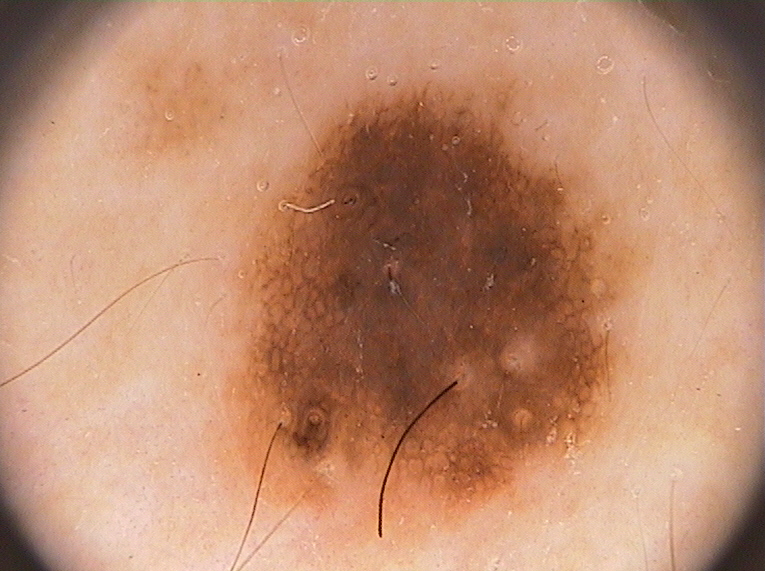
%> input picture Data/IMD002.bmp, 765 x 572 px
$ octave --eval "result = TaskHMI(imread('Data/IMD002.bmp'));"   (GNU Octave 9; MATLAB toolbox functions it lacks are replaced by stand-ins)
%> lines starting %> are read from the running program, lines starting %| are printed output that depends on the picture; in (x1, y1, x2, y2) boxes, pixels count from 0 and x2, y2 are one past the last pixel; in counts of white or black regions, pixels touching at a corner belong together; the program's own positions count from 1
function [Image_Pre, Image_Seg, Image_lbp, DataLBP, Class] = TaskHMI(I)

I_G = rgb2gray(I);
I_G = im2double(I_G);

Fft_I = fft2(log(I_G + 0.01));
Fil_I = Butterworth_HighPassFilter(I_G, 500, 3);
temp = Fft_I .* Fil_I;
h = real(ifft2(temp));
h = exp(h);
Img = ifftshow(h);
Ventana = [80 16 630 550];
Img1 = imcrop(I_G,Ventana);
Image_Pre = Img1;

[Img] = segment(Img);
I_R = I(:,:,1);
I_G = I(:,:,2);
I_B = I(:,:,3);
Img_seg = uint8(Img);
I_R = I_R .* Img_seg;
I_G = I_G .* Img_seg;
I_B = I_B .* Img_seg;
Img_seg = cat(3, I_R, I_G, I_B);
Image_Seg = Img_seg;


%++++++Algortimo LBP
grayImage=Image_Pre;
% Get the dimensions of the image.  numberOfColorBands should be = 1.
[rows columns numberOfColorBands] = size(grayImage);
% Preallocate/instantiate array for the local binary pattern.
localBinaryPatternImage1 = zeros(size(grayImage), 'uint8');
localBinaryPatternImage2 = zeros(size(grayImage), 'uint8');
localBinaryPatternImage3 = zeros(size(grayImage), 'uint8');
localBinaryPatternImage4 = zeros(size(grayImage), 'uint8');
localBinaryPatternImage5 = zeros(size(grayImage), 'uint8');
localBinaryPatternImage6 = zeros(size(grayImage), 'uint8');
localBinaryPatternImage7 = zeros(size(grayImage), 'uint8');
localBinaryPatternImage8 = zeros(size(grayImage), 'uint8');
tic;
for row = 2 : rows - 1
	for col = 2 : columns - 1
		centerPixel = grayImage(row, col);
		pixel7=grayImage(row-1, col-1) > centerPixel;
		pixel6=grayImage(row-1, col) > centerPixel;
		pixel5=grayImage(row-1, col+1) > centerPixel;
		pixel4=grayImage(row, col+1) > centerPixel;
		pixel3=grayImage(row+1, col+1) > centerPixel;
		pixel2=grayImage(row+1, col) > centerPixel;
		pixel1=grayImage(row+1, col-1) > centerPixel;
		pixel0=grayImage(row, col-1) > centerPixel;

		% Create LBP image with the starting, LSB pixel in the upper left.
		eightBitNumber = uint8(...
			pixel7 * 2^7 + pixel6 * 2^6 + ...
			pixel5 * 2^5 + pixel4 * 2^4 + ...
			pixel3 * 2^3 + pixel2 * 2^2 + ...
			pixel1 * 2 + pixel0);
		% Or you can use the built-in function bwpack(), which is somewhat simpler but a lot slower.
		% 		eightBitNumber = uint8(bwpack([pixel0; pixel1; pixel2; pixel3; pixel4; pixel5; pixel6; pixel7]));
		localBinaryPatternImage1(row, col) = eightBitNumber;

		% Create LBP image with the starting, LSB pixel in the upper middle.
		eightBitNumber = uint8(...
			pixel6 * 2^7 + pixel5 * 2^6 + ...
			pixel5 * 2^4 + pixel3 * 2^4 + ...
			pixel3 * 2^2 + pixel1 * 2^2 + ...
			pixel0 * 2 + pixel7);
		% Or you can use the built-in function bwpack(), which is somewhat simpler but a lot slower.
		% 		eightBitNumber = uint8(bwpack([pixel0; pixel1; pixel2; pixel3; pixel4; pixel5; pixel6; pixel7]));
		localBinaryPatternImage2(row, col) = eightBitNumber;

		% Create LBP image with the starting, LSB pixel in the upper right.
		eightBitNumber = uint8(...
			pixel5 * 2^7 + pixel4 * 2^6 + ...
			pixel3 * 2^5 + pixel2 * 2^4 + ...
			pixel1 * 2^3 + pixel0 * 2^2 + ...
			pixel7 * 2 + pixel6);
		% Or you can use the built-in function bwpack(), which is somewhat simpler but a lot slower.
		% 		eightBitNumber = uint8(bwpack([pixel0; pixel1; pixel2; pixel3; pixel4; pixel5; pixel6; pixel7]));
		localBinaryPatternImage3(row, col) = eightBitNumber;

		% Create LBP image with the starting, LSB pixel in the center right.
		eightBitNumber = uint8(...
			pixel4 * 2^7 + pixel3 * 2^6 + ...
			pixel2 * 2^5 + pixel1 * 2^4 + ...
			pixel0 * 2^3 + pixel7 * 2^2 + ...
			pixel6 * 2 + pixel5);
		% Or you can use the built-in function bwpack(), which is somewhat simpler but a lot slower.
		% 		eightBitNumber = uint8(bwpack([pixel0; pixel1; pixel2; pixel3; pixel4; pixel5; pixel6; pixel7]));
		localBinaryPatternImage4(row, col) = eightBitNumber;

		% Create LBP image with the starting, LSB pixel in the lower right.
		eightBitNumber = uint8(...
			pixel3 * 2^7 + pixel2 * 2^6 + ...
			pixel1 * 2^5 + pixel0 * 2^4 + ...
			pixel7 * 2^3 + pixel6 * 2^2 + ...
			pixel5 * 2 + pixel0);
		% Or you can use the built-in function bwpack(), which is somewhat simpler but a lot slower.
		% 		eightBitNumber = uint8(bwpack([pixel0; pixel1; pixel2; pixel3; pixel4; pixel5; pixel6; pixel7]));
		localBinaryPatternImage5(row, col) = eightBitNumber;

		% Create LBP image with the starting, LSB pixel in the lower center.
		eightBitNumber = uint8(...
			pixel2 * 2^7 + pixel1 * 2^6 + ...
			pixel0 * 2^5 + pixel7 * 2^4 + ...
			pixel6 * 2^3 + pixel5 * 2^2 + ...
			pixel4 * 2 + pixel3);
		% Or you can use the built-in function bwpack(), which is somewhat simpler but a lot slower.
		% 		eightBitNumber = uint8(bwpack([pixel0; pixel1; pixel2; pixel3; pixel4; pixel5; pixel6; pixel7]));
		localBinaryPatternImage6(row, col) = eightBitNumber;

		% Create LBP image with the starting, LSB pixel in the lower left.
		eightBitNumber = uint8(...
			pixel1 * 2^7 + pixel0 * 2^6 + ...
			pixel7 * 2^5 + pixel6 * 2^4 + ...
			pixel5 * 2^3 + pixel4 * 2^2 + ...
			pixel3 * 2 + pixel2);
		% Or you can use the built-in function bwpack(), which is somewhat simpler but a lot slower.
		% 		eightBitNumber = uint8(bwpack([pixel0; pixel1; pixel2; pixel3; pixel4; pixel5; pixel6; pixel7]));
		localBinaryPatternImage7(row, col) = eightBitNumber;

		% Create LBP image with the starting, LSB pixel in the center left.
		eightBitNumber = uint8(...
			pixel0 * 2^7 + pixel7 * 2^6 + ...
			pixel6 * 2^5 + pixel5 * 2^4 + ...
			pixel4 * 2^3 + pixel3 * 2^2 + ...
			pixel2 * 2 + pixel1);
		% Or you can use the built-in function bwpack(), which is somewhat simpler but a lot slower.
		% 		eightBitNumber = uint8(bwpack([pixel0; pixel1; pixel2; pixel3; pixel4; pixel5; pixel6; pixel7]));
		localBinaryPatternImage8(row, col) = eightBitNumber;

	end
end
toc;
% Outer layer of pixels will be zero because they didn't have 8 neighbors.
% So, to avoid a huge spike in the histogram at zero, replace the outer layer of pixels with the next closest layer.
localBinaryPatternImage1(1, :) = localBinaryPatternImage1(2, :);
localBinaryPatternImage1(end, :) = localBinaryPatternImage1(end-1, :);
localBinaryPatternImage1(:, 1) = localBinaryPatternImage1(:, 2);
localBinaryPatternImage1(:, end) = localBinaryPatternImage1(:, end-1);

%*****Devuelvo Valores LBP*******
Image_lbp = localBinaryPatternImage1;
DataLBP= extractLBPFeatures(Image_Pre,'NumNeighbors',8,'Radius',2);

%Clasificacion
B = readmatrix('D:\VIU\04_Asignaturas\21_Trabajo de Final\Programa\Modelo_MRL.xlsx');;
mtest1 = 1;
xtest1 = [ones(mtest1,1) DataLBP];
ztest1 = xtest1*B(:,1);
ztest2 = xtest1*B(:,2);
htt1 = exp(ztest1)./(1.0+exp(ztest1)+exp(ztest2));
htt2 = exp(ztest2)./(1.0+exp(ztest1)+exp(ztest2));
htt3 = 1.0./(1.0+exp(ztest1)+exp(ztest2));
Aux = 0;
if ((htt1 > htt2) &&(htt1 > htt3));
Aux = 1;
end
if ((htt2 > htt1) &&(htt2 > htt3));
Aux = 2;
end
if ((htt3 > htt1) &&(htt3 > htt2));
Aux= 3;
end
Class = Aux;

end

function [t] = otsu_impl(counts)
num_bins = numel(counts);
counts = double( counts(:) );
p = counts / sum(counts);
omega = cumsum(p);
mu = cumsum(p .* (1:num_bins)');
mu_t = mu(end);
sigma_b_squared = (mu_t * omega - mu).^2 ./ (omega .* (1 - omega));
maxval = max(sigma_b_squared);
isfinite_maxval = isfinite(maxval);
if isfinite_maxval
    idx = mean(find(sigma_b_squared == maxval));
    t = (idx - 1) / (num_bins - 1);
else
    t = 0.0;
end
end

function [level] = thresh_impl(I)
if ~isempty(I)
    I = im2uint8(I(:));
    num_bins = 256;
    counts = imhist(I,num_bins);
    level = otsu_impl(counts);
else
    level = 0.0;
end
end

function [out] = Butterworth_HighPassFilter(I, d, n)
h = size(I, 1);
w = size(I, 2);
[x, y] = meshgrid(-floor(w / 2):floor(w - 1) / 2, -floor(h / 2):floor(h - 1) / 2);
out = 1 ./ (1 + (d ./ (x .^ 2 + y .^ 2) .^ 0.5) .^ (2 * n));
end

function [I] = ifftshow(f)
fabs = abs(f);
fmax = max(fabs(:));
I = (fabs / fmax);
end

function [outImage] = segment(I)

[m, n] = size(I);
level = thresh_impl(I);
I_Bin = imbinarize(I,level);
K = medfilt2(I_Bin);
se = strel('disk', 4);
hairs = imbothat(K,se);
woHair = K;
for i = 1:m
    for j =  1:n
        if hairs(i, j) == 1
            woHair(i,j) = 1;
        end
    end
end
woHair = imerode(woHair, se);
woHair_Edge = edge(woHair,'Canny');
se90 = strel('line', 2, 90);
se0 = strel('line', 2, 0);
woHair_Edge_Dil = imdilate(woHair_Edge, [se90 se0]);
outImage = imfill(woHair_Edge_Dil, 'holes');
outImage = bwareafilt(outImage, 1);
end
%> in TaskHMI, `I_G = rgb2gray(I);`:
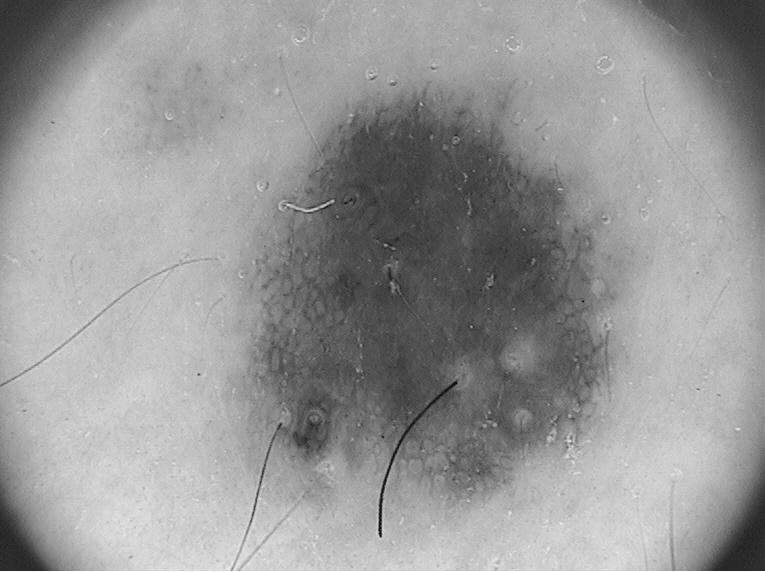
%> I_G: size 572x765 uint8; min 15, max 255, mean 151.5
%> in TaskHMI, `h = exp(h);`:
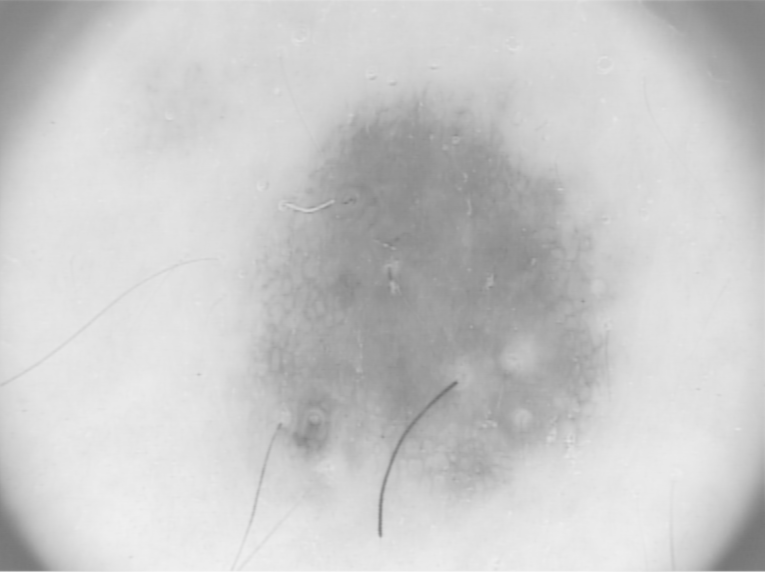
%> h: size 572x765 double; min 0.456, max 0.959, mean 0.795
%> in ifftshow, `fmax = max(fabs(:));`: fmax = 0.959
%> in TaskHMI, `Img1 = imcrop(I_G,Ventana);`:
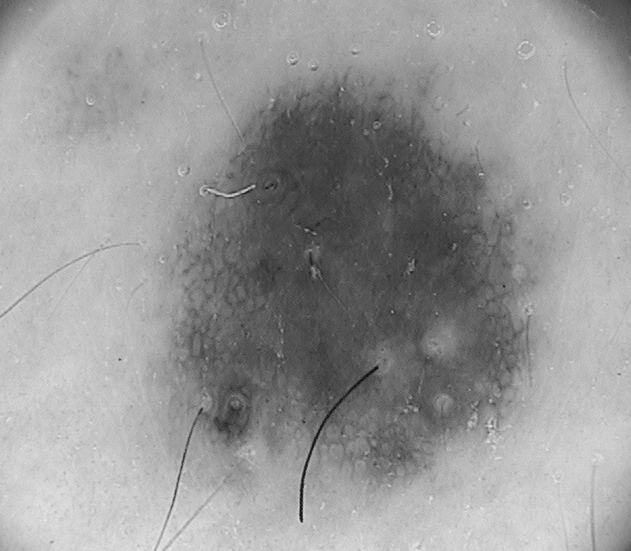
%> Img1: size 551x631 double; min 0.0588, max 0.922, mean 0.596
%> in thresh_impl, `counts = imhist(I,num_bins);`: counts = 256 values, max 13729 at index 236, min 0 at index 1, mean 1709.3
%> in otsu_impl, `p = counts / sum(counts);`: p = 256 values, max 0.0314 at index 236, min 0 at index 1, mean 0.00391
%> in otsu_impl, `omega = cumsum(p);`: omega = 256 values from 0 to 1
%> in otsu_impl, `mu = cumsum(p .* (1:num_bins)');`: mu = 256 values from 0 to 212.3
%> in otsu_impl, `mu_t = mu(end);`: mu_t = 212.3
%> in otsu_impl, `maxval = max(sigma_b_squared);`: maxval = 678.5
%> in otsu_impl, `isfinite_maxval = isfinite(maxval);`: isfinite_maxval = true
%> in otsu_impl, `idx = mean(find(sigma_b_squared == maxval));`: idx = 200
%> in otsu_impl, `t = (idx - 1) / (num_bins - 1);`: t = 0.78
%> in segment, `I_Bin = imbinarize(I,level);`:
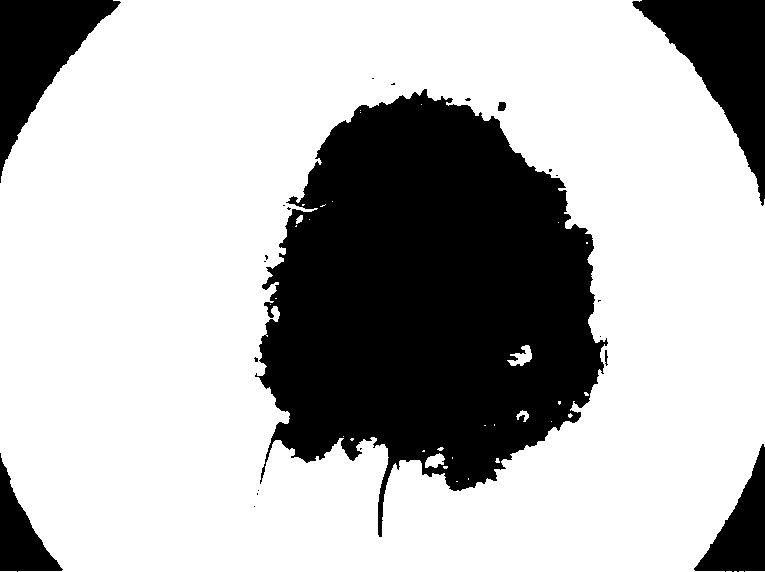
%> I_Bin: size 572x765 logical; 70.9% white; 23 black regions (16 under 20 px), largest, box (x1, y1, x2, y2) and area: (255, 89, 608, 537) 99354, (632, 0, 765, 206) 11193, (0, 0, 121, 183) 9175
%> in segment, `K = medfilt2(I_Bin);`: K: size 572x765 logical; 70.9% white; 16 black regions (8 under 20 px), largest, box (x1, y1, x2, y2) and area: (259, 89, 608, 537) 99358, (633, 0, 765, 205) 11213, (0, 0, 120, 183) 9178
%> in segment, `hairs = imbothat(K,se);`: hairs: size 572x765 logical; 0.31% white; 108 white regions (95 under 20 px), largest, box (x1, y1, x2, y2) and area: (378, 464, 393, 537) 349, (264, 302, 275, 319) 88, (288, 197, 306, 209) 86
%> after the loop in segment, `for i = 1:m`:
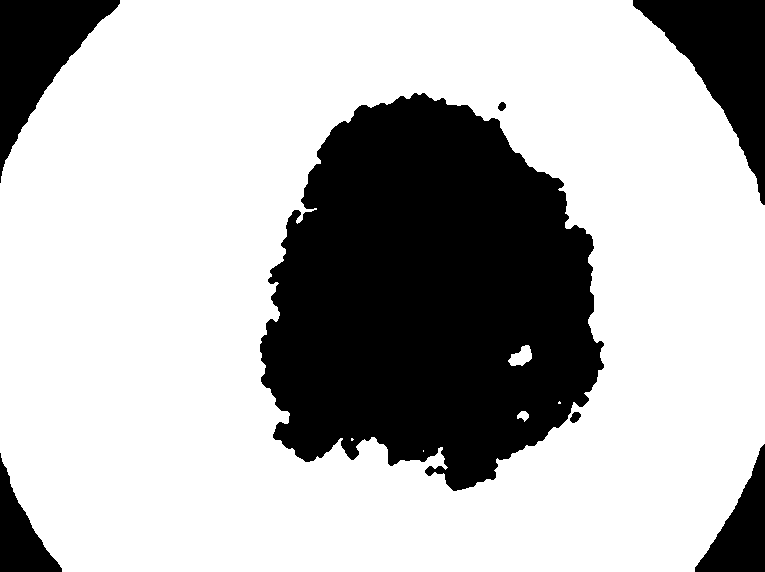
%> woHair: size 572x765 logical; 71.2% white; 7 black regions, largest, box (x1, y1, x2, y2) and area: (260, 93, 604, 491) 98046, (633, 0, 765, 205) 11207, (0, 0, 120, 183) 9176
%> in segment, `woHair = imerode(woHair, se);`: woHair: size 572x765 logical; 69.5% white; 6 black regions, box (x1, y1, x2, y2) and area: (257, 90, 607, 494) 103287, (630, 0, 765, 208) 11982, (0, 0, 123, 186) 9865, (692, 441, 765, 572) 4700, (0, 450, 65, 572) 3651, (495, 99, 509, 114) 159
%> in segment, `woHair_Edge = edge(woHair,'Canny');`: woHair_Edge: size 572x765 logical; 0.63% white in thin lines or dots
%> in segment, `woHair_Edge_Dil = imdilate(woHair_Edge, [se90 se0]);`: woHair_Edge_Dil: size 572x765 logical; 2% white; 7 white regions, largest, box (x1, y1, x2, y2) and area: (256, 89, 608, 495) 5458, (629, 0, 765, 209) 985, (0, 0, 124, 187) 895
%> in segment, `outImage = imfill(woHair_Edge_Dil, 'holes');`: outImage: size 572x765 logical; 25% white; 5 white regions, box (x1, y1, x2, y2) and area: (256, 89, 608, 495) 106226, (629, 0, 765, 209) 985, (0, 0, 124, 187) 895, (691, 440, 765, 572) 587, (0, 449, 66, 572) 536
%> in segment, `outImage = bwareafilt(outImage, 1);`: outImage: size 572x765 logical; 24.3% white; 1 white region, box (x1, y1, x2, y2) and area: (256, 89, 608, 495) 106226
%> in TaskHMI, `I_B = I(:,:,3);`:
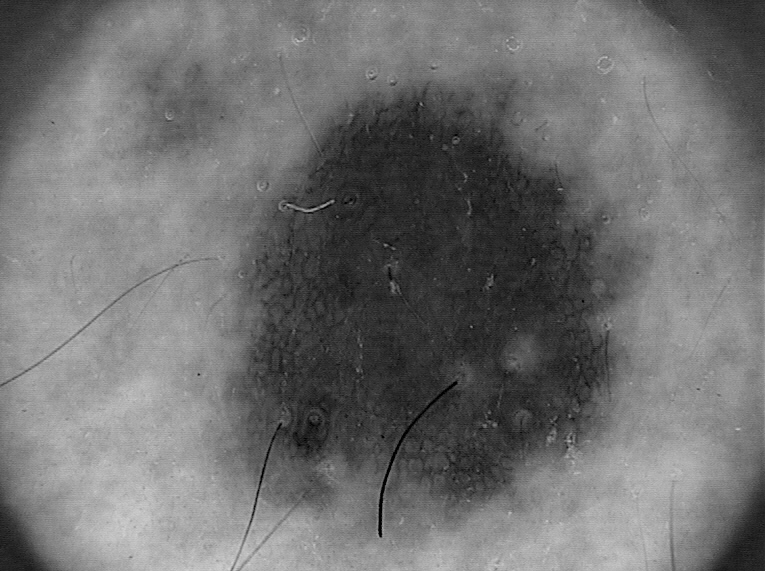
%> I_B: size 572x765 uint8; min 0, max 255, mean 112.1
%> in TaskHMI, `Img_seg = cat(3, I_R, I_G, I_B);`:
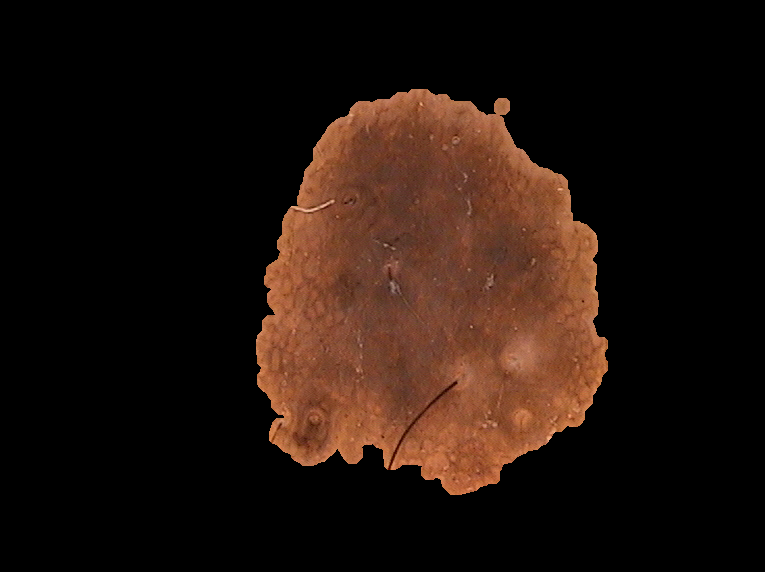
%> Img_seg: size 572x765x3 uint8; mean R, G, B 33.7, 19.3, 12.6
%> (the run ends here)
